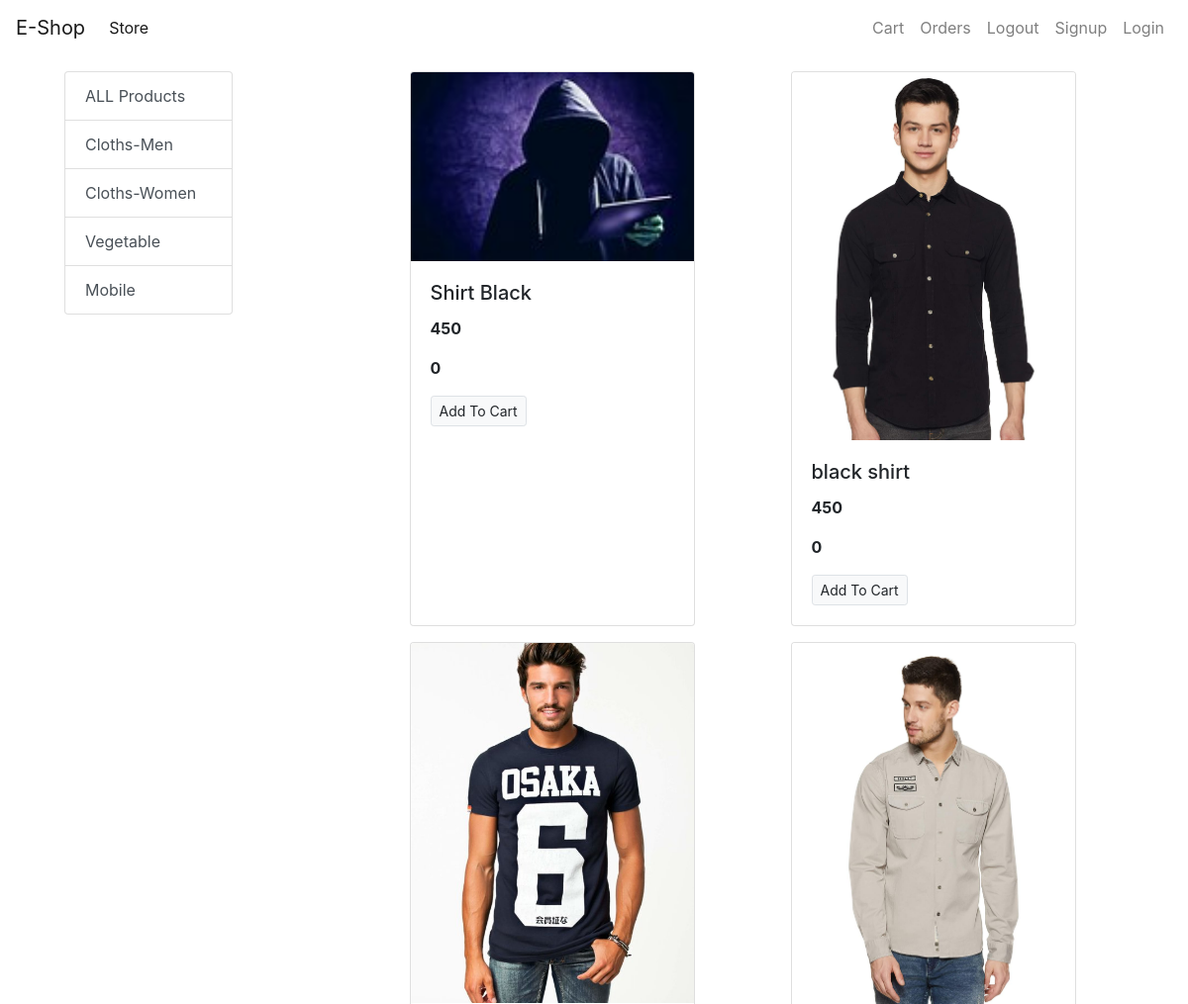
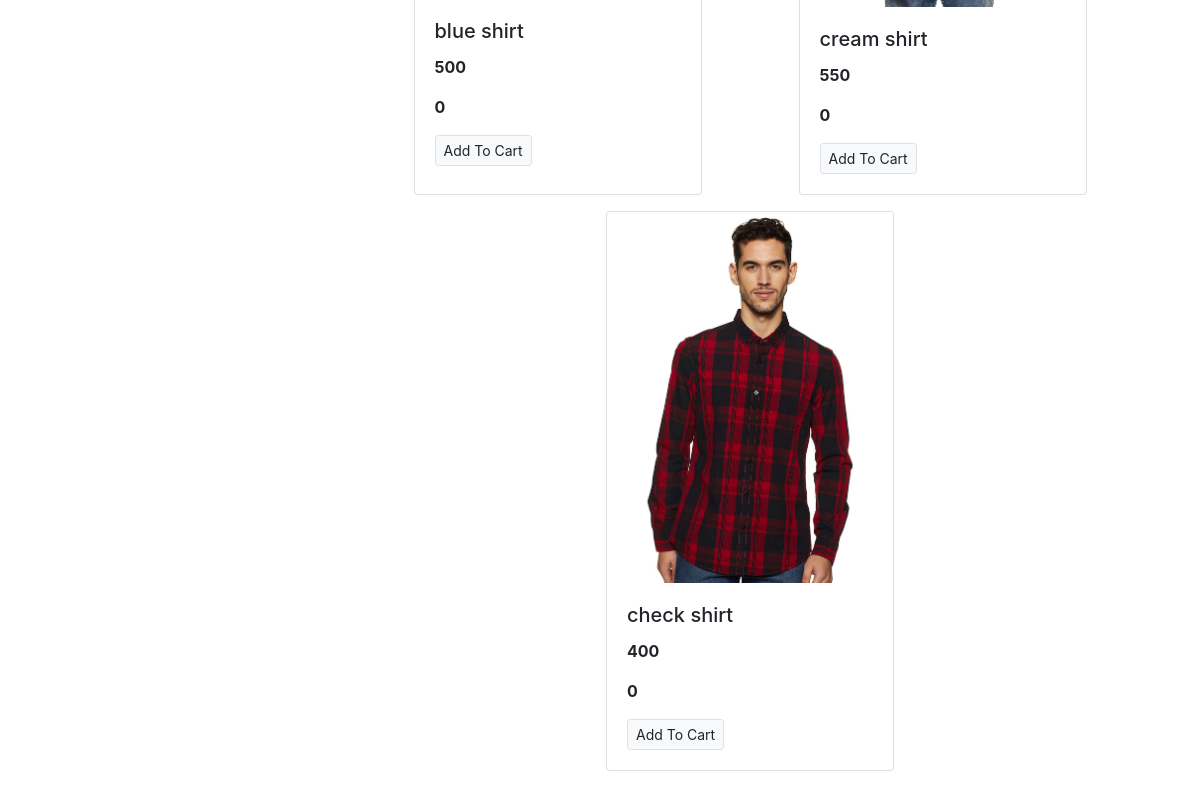
/?category=1, run on the app's committed database (2 pictures, top to bottom).
### store/models.py (models this page shows, shortened)
class Category(models.Model):
    name = models.CharField(max_length=30)

class Product(models.Model):
    name=models.CharField(max_length=50)
    price=models.IntegerField(default=0)
    description=models.CharField(max_length=200)
    category = models.ForeignKey(Category,on_delete=models.CASCADE,default=1)
    image = models.ImageField(upload_to='uploads/products/')
    text=models.CharField(max_length=200,null=True)
    @staticmethod
    def get_all_products_by_Categoryid(category_id):
        if category_id:
            return Product.objects.filter(category=category_id)
        else:
            return Product.get_all_products()

### store/views.py (the view)
# urls.py: path('', views.index),
def index(request):
    products=None
    categories = Category.objects.all()
    categoryID  = request.GET.get('category')
    if categoryID:
        products = Product.get_all_products_by_Categoryid(categoryID)
    else:
        products=Product.objects.all()
    data={}
    data['products']=products
    data['categories']=categories
    return render(request,'testapp/index.html',data)

### templates/testapp/index.html (shortened to what this page needs)
<!doctype html>
<html lang="en">
  <head>
    <link rel="stylesheet" href="https://maxcdn.bootstrapcdn.com/bootstrap/4.0.0/css/bootstrap.min.css">
  </head>
  <body>
      <nav class="one-edge-shadow sticky-top navbar navbar-expand-lg navbar-light bg-white">
        <a class="navbar-brand" href="/">E-Shop</a>
        <div class="collapse navbar-collapse" id="navbarSupportedContent">
          <ul class="navbar-nav mr-auto">
            <li class="nav-item active">
              <a class="nav-link" href="">Store <span class="sr-only">(current)</span></a>
            </li>
          </ul>
          <ul class=" navbar-nav my-2 my-lg-0">
            <li class="nav-item ">
              <a class="nav-link" href="">Cart
                <span class="sr-only">(current)</span></a>
            </li>
            <li class="nav-item ">
              <a class="nav-link" href="">Orders<span class="sr-only">(current)</span></a>
            </li>
            <li class="nav-item ">
              <a class="nav-link" href="">Logout<span class="sr-only">(current)</span></a>
            </li>
            <li class="nav-item ">
              <a class="nav-link" href="/signup">Signup<span class="sr-only">(current)</span></a>
            </li>
            <li class="nav-item ">
              <a class="nav-link" href="">Login<span class="sr-only">(current)</span></a>
            </li>
          </ul>
        </div>
      </nav>
    <div class="container-fluid mt-3">
      <div class="row">
          <div class="col-lg-2 mx-auto">
            <div class="list-group">
                <a href="/" class="list-group-item list-group-item-action">ALL Products</a>
              {% for category in categories %}
      <a href="/?category={{category.id}}" class="list-group-item list-group-item-action">{{category.name}}</a>
              {% endfor %}
    </div>
          </div>
        <div id="product" class="col-lg-8 mx-auto">
          <div class="row mx-auto">
              {% for p in products  %}
              <div class="card mx-auto mb-3" style="width: 18rem;">
                <img class="card-img-top" src="{{p.image.url}}" alt="Card image cap">
                <div class="card-body">
                  <h5 class="card-title">{{p.name}}</h5>
                  <p class="card-text"><b>{{p.price}}</b></p>
                  <p class="card-text"><b>{{p.text}}</b></p>
                  <a href="#" class="btn btn-light border btn-sm">Add To Cart</a>
              </div>
            </div>
            {% endfor %}
         </div>
        </div>
      </div>
     </div>
  </body>
</html>

### data on the page
Category: name "Cloths-Men"
Category: name "Cloths-Women"
Category: name "Vegetable"
Category: name "Mobile"
Product: image (picture), name "Shirt Black", price "450", text "0"
Product: image (picture), name "black shirt", price "450", text "0"
Product: image (picture), name "blue shirt", price "500", text "0"
Product: image (picture), name "cream shirt", price "550", text "0"
Product: image (picture), name "check shirt", price "400", text "0"
